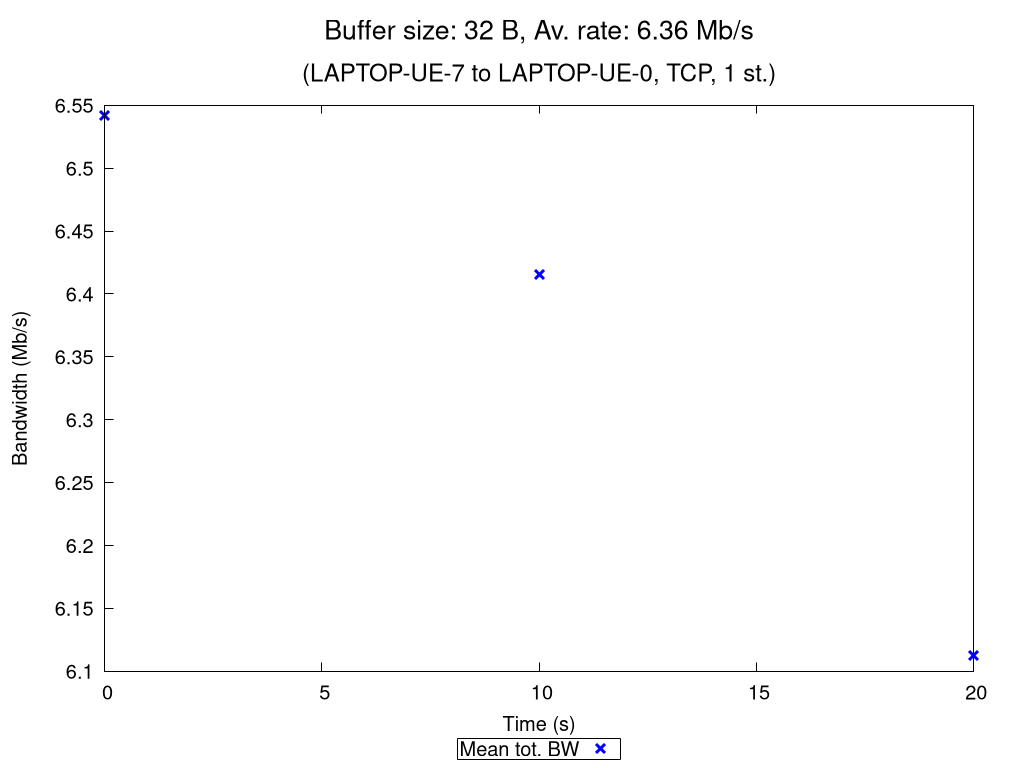

Source code (gnuplot):
set terminal pngcairo nocrop enhanced size 1024,768 font "Verdana,15"
set output "TCP_1_st_2020_10_29_09-20-45_two2one_00032B.png"

set title "{/=20 Buffer size: 32 B, Av. rate: 6.36 Mb/s}\n\n{/=18 (LAPTOP-UE-7 to LAPTOP-UE-0, TCP, 1 st.)}"

set xlabel "Time (s)"
set ylabel "Bandwidth (Mb/s)"
set ytics nomirror
set key bmargin center horizontal box samplen 1 width -1
set bmargin 4.6
set rmargin 4.5

rf = 1000000.0  # rate factor
set style fill transparent solid 0.2 noborder
set autoscale xfix
plot "TCP_1_st_2020_10_29_09-20-45_two2one_00032B_iperf_processed.dat" using 1:($2/rf-$3/rf):($2/rf+$3/rf) with filledcurves lc rgb "blue" notitle, \
     "" using 1:($2/rf) with points pt 2 ps 1.5 lw 3 lc rgb "blue" title "Mean tot. BW", \
